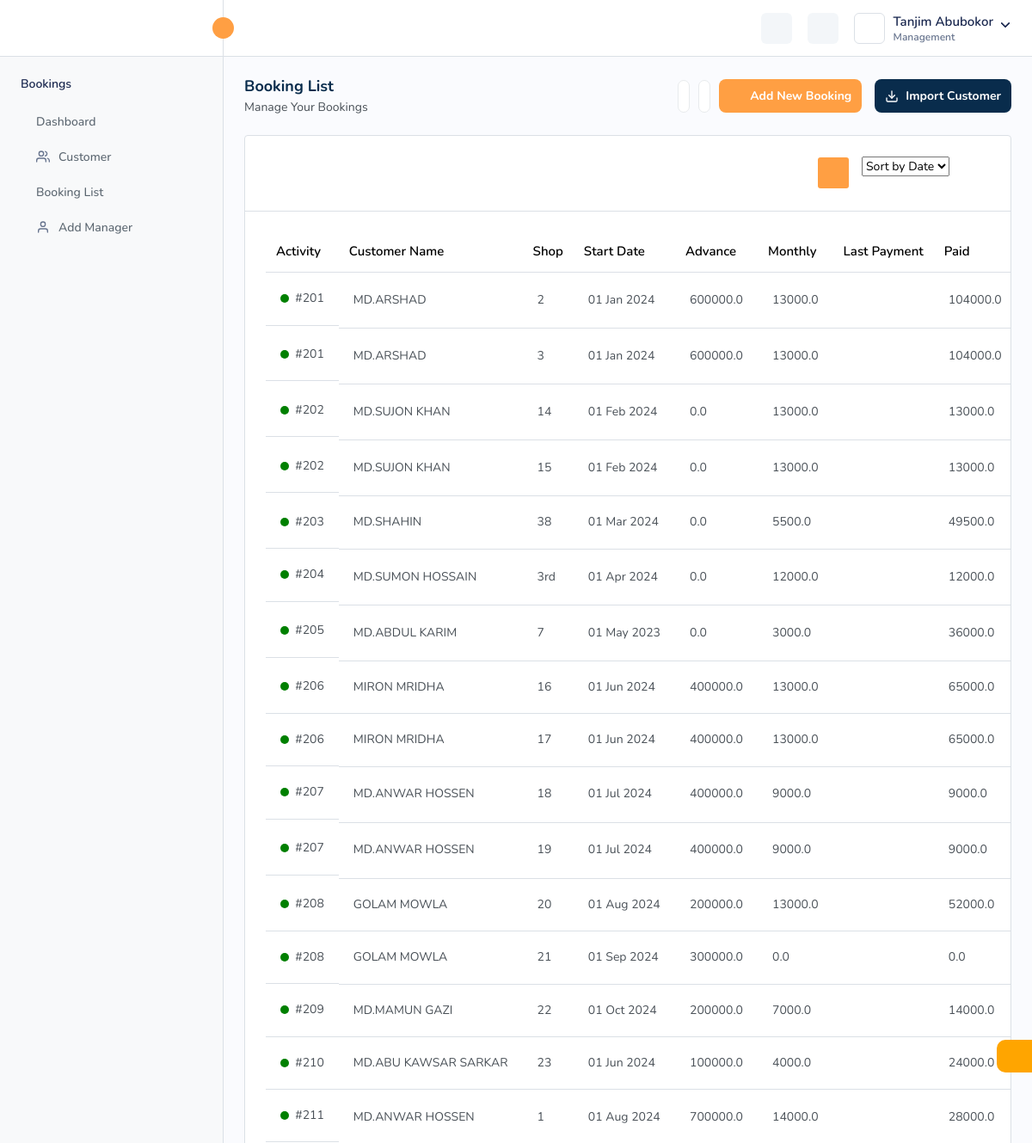
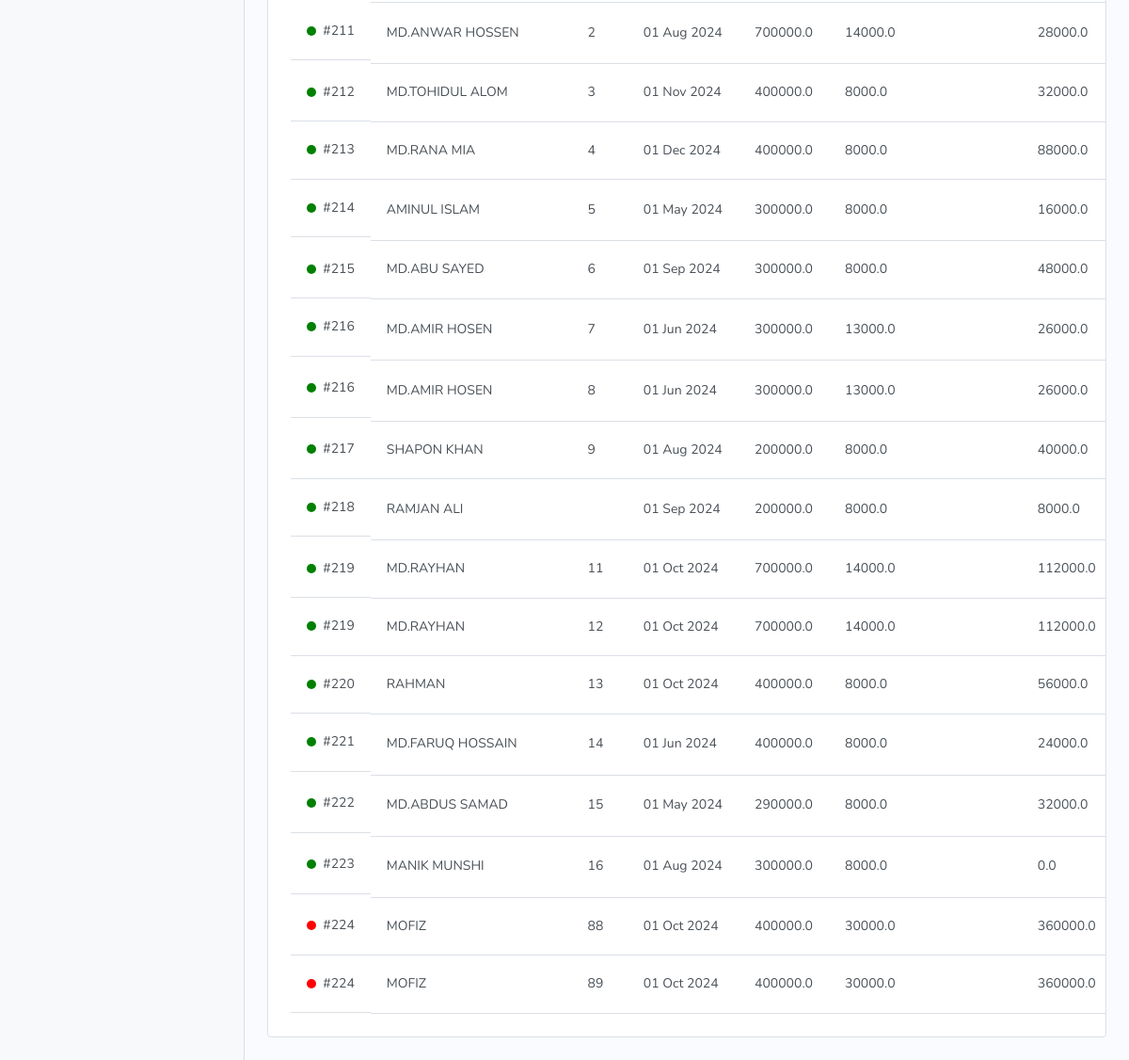
The app's page / (signed in) with its own data (2 pictures, top to bottom).
### Admin/models.py (models this page shows, shortened)
class Booking(models.Model):
    customer = models.ForeignKey(Customer, on_delete=models.CASCADE)
    shop = models.CharField(max_length=10000)
    monthly_rent = models.FloatField(default=0)
    advance_payment = models.FloatField(default=0)
    advance_payment_date = models.DateTimeField(null=True, blank=True)
    total_paid = models.FloatField(default=0)
    last_payment_date = models.DateTimeField(null=True, blank=True)
    rent_start_date = models.DateTimeField(null=True, blank=True)
    end_date = models.DateTimeField(null=True, blank=True)
    is_ended = models.BooleanField(default=False)
    date_created = models.DateTimeField(auto_now_add=True)

class Customer(models.Model):
    name = models.CharField(max_length=500)
    number = models.CharField(max_length=20)
    email = models.EmailField(max_length=100 , blank=True, null=True)
    address = models.TextField()
    nid = models.CharField(max_length=100, blank=True, null=True)
    date_created = models.DateTimeField(auto_now_add=True)
    date_updated = models.DateTimeField(auto_now=True)

### Admin/views.py (the view)
# urls.py: path('', views.SalesListView.as_view(), name="booking-list"),
class SalesListView(LoginRequiredMixin,View):
    def __init__(self, *args, **kwargs):
        self.login_url = reverse('admin:login')  # Custom login URL
        self.redirect_field_name = 'next'
        self.bookings = models.Booking.objects.all()
        self.customers = models.Customer.objects.all()
        self.context = {
            "customers": self.customers
        }
    def get(self, request, *args, **kwargs):
        id = request.GET.get('booking', None)
        if(id is not None):
            get_booking = models.Booking.objects.filter(id=id)
            if(get_booking):
                return JsonResponse(list(get_booking.values()),safe=False)
            else:
                return JsonResponse({"satus":400,"error":"Booking not found"}, status=400)
        self.context['bookings'] = self.bookings
        return render(request, 'Admin/sales-list.html', context=self.context,status=200)

### Admin/templatetags/filters.py (called while the page is built)
@register.filter(name="total_due")
def get_booking_payment_due(booking: Booking, is_status = False):
    last_pay = booking.last_payment_date
    total_paid = booking.total_paid
    rent_start = booking.rent_start_date
    monthly_rent = booking.monthly_rent
    end_date = booking.end_date
    crnt_date = end_date.date() if end_date else datetime.now().date()
    date_diff = relativedelta(crnt_date,rent_start.date())
    total_months = date_diff.years * 12 + date_diff.months
    total_paying_rent = total_months * monthly_rent
    total_due = total_paying_rent - total_paid
    if not is_status:
        if total_due > 0:
            return total_due
        else:
            return 0
    else:
        if total_due == 0:
            return "PAID"
        elif total_due < 0:
            return "ADVANCED"
        else:
            return "DUE"

@register.filter(name="advance_rent")
def get_advance_rent(booking: Booking):
    last_pay = booking.last_payment_date
    total_paid = booking.total_paid
    rent_start = booking.rent_start_date
    monthly_rent = booking.monthly_rent
    end_date = booking.end_date
    crnt_date = end_date.date() if end_date else datetime.now().date()
    date_diff = relativedelta(crnt_date,rent_start.date())
    total_months = date_diff.years * 12 + date_diff.months
    total_paying_rent = total_months * monthly_rent
    advance_rent = total_paid - total_paying_rent
    if advance_rent > 0:
        return advance_rent
    else:
        return 0

### templates/Admin/sales-list.html (shortened to what this page needs)
{% extends 'Admin/base.html' %}
{% load filters %}
{% load static %}
{% block body %}
<div class="content">
    <div class="page-header">
        <div class="add-item d-flex">
            <div class="page-title">
                <h4>Booking List</h4>
                <h6>Manage Your Bookings</h6>
            </div>
        </div>
        <ul class="table-top-head">
            <li>
                <a href="{% url 'booking-list' %}" data-bs-toggle="tooltip" data-bs-placement="top" title="Refresh"></a>
            </li>
            <li>
                <a data-bs-toggle="tooltip" data-bs-placement="top" title="Collapse" id="collapse-header"></a>
            </li>
        </ul>
        <div class="page-btn">
            <a href="#" class="btn btn-added" data-bs-toggle="modal" data-bs-target="#add-sales-new"><i data-feather="plus-circle" class="me-2"></i> Add New Booking</a>
        </div>
        <div class="page-btn import">
            <a href="#" class="btn btn-added color" data-bs-toggle="modal" data-bs-target="#view-notes">
                Import Customer
            </a>
        </div>
    </div>
    <div class="card table-list-card">
        <div class="card-body">
            <div class="table-top">
                <div class="search-set">
                    <div class="search-input">
                        <a href="sales-list.html" class="btn btn-searchset"></a>
                    </div>
                </div>
                <div class="search-path">
                    <div class="d-flex align-items-center">
                        <a class="btn btn-filter" id="filter_search">
                        </a>
                    </div>
                </div>
                <div class="form-sort">
                    <i data-feather="sliders" class="info-img"></i>
                    <select class="select">
                        <option>Sort by Date</option>
                    </select>
                </div>
            </div>
            <div class="table-responsive">
                <table class="table  datanew">
                    <thead>
                        <tr>
                            <th>Activity</th>
                            <th>Customer Name</th>
                            <th>Shop</th>
                            <th>Start Date</th>
                            <th>Advance</th>
                            <th>Monthly</th>
                            <th>Last Payment</th>
                            <th>Paid</th>
                        </tr>
                    </thead>
                    <tbody class="sales-list">
                        {% for booking in bookings %}
                        <tr id="booking{{booking.id}}">
                            <td style="display: flex;">
                                {% if booking.is_ended %}
                                    <div style="margin-top: 5px; height: 10px; width: 10px; border-radius: 50%; background-color: red;"></div>
                                {% else %}
                                    <div style="margin-top: 5px; height: 10px; width: 10px; border-radius: 50%; background-color: green;"></div>
                                {% endif %}
                                &nbsp;&nbsp;#{{booking.customer.id}}
                            </td>
                            <td>{{booking.customer.name}}</td>
                            <td>{{booking.shop}}</td>
                            <td>{{booking.rent_start_date|date:"d M Y"}}</td>
                            <td>{{booking.advance_payment}}</td>
                            <td>{{booking.monthly_rent}}</td>
                            <td>{{booking.last_payment_date|date:"d M Y"}}</td>
                            <td>{{booking.total_paid}}</td>
                        </tr>
                        {% endfor %}
                    </tbody>
                </table>
            </div>
        </div>
    </div>
</div>
{% endblock %}

### templates/Admin/base.html (shortened to what this page needs)
{% load static %}
<!DOCTYPE html>
<html lang="en">
    <head>
        <link rel="stylesheet" href="https://dreamspos.dreamstechnologies.com/html/template/assets/css/bootstrap.min.css">
        <link rel="stylesheet" href="https://dreamspos.dreamstechnologies.com/html/template/assets/css/animate.css">
		<link rel="stylesheet" href="https://dreamspos.dreamstechnologies.com/html/template/assets/plugins/select2/css/select2.min.css">
		<link rel="stylesheet" href="https://dreamspos.dreamstechnologies.com/html/template/assets/css/bootstrap-datetimepicker.min.css">
		<link rel="stylesheet" href="https://dreamspos.dreamstechnologies.com/html/template/assets/css/dataTables.bootstrap5.min.css">
		<link rel="stylesheet" href="https://dreamspos.dreamstechnologies.com/html/template/assets/plugins/fontawesome/css/fontawesome.min.css">
		<link rel="stylesheet" href="https://dreamspos.dreamstechnologies.com/html/template/assets/plugins/fontawesome/css/all.min.css">
        <link rel="stylesheet" href="{% static 'assets/css/style.css' %}">
    </head>
    <body>
        <div class="main-wrapper">
			<div class="header">
				<div class="header-left active">
					<a id="toggle_btn" href="javascript:void(0);">
						<i data-feather="chevrons-left" class="feather-16"></i>
					</a>
				</div>
				<ul class="nav user-menu">
						<li class="nav-item nav-searchinputs">
							<div class="top-nav-search">
								<form action="sales-list.html#" class="dropdown">
									<div class="searchinputs dropdown-toggle" id="dropdownMenuClickable" data-bs-toggle="dropdown" data-bs-auto-close="false">
										<div class="search-addon">
											<span><i data-feather="x-circle" class="feather-14"></i></span>
										</div>
									</div>
								</form>
							</div>
						</li>
					<li class="nav-item nav-item-box">
						<a href="javascript:void(0);" id="btnFullscreen">
						</a>
					</li>
					<li class="nav-item nav-item-box">
						<a  target="_blank"href="{% url 'admin:auth_user_change' request.user.id %}"></a>
					</li>
					<li class="nav-item dropdown has-arrow main-drop">
						<a href="javascript:void(0);" class="dropdown-toggle nav-link userset" data-bs-toggle="dropdown">
							<span class="user-info">
								<span class="user-letter">
								</span>
								<span class="user-detail">
									<span class="user-name">{{request.user.first_name}} {{request.user.last_name}}</span>
									<span class="user-role">Management</span>
								</span>
							</span>
						</a>
					</li>
				</ul>
			</div>
			<div class="sidebar" id="sidebar">
				<div class="sidebar-inner slimscroll">
					<div id="sidebar-menu" class="sidebar-menu">
						<ul>
							<li class="submenu-open">
								<h6 class="submenu-hdr">Bookings</h6>
								<ul>
									<li><a href="/"><span>Dashboard</span></a></li>
									<li><a href="{% url 'customer-list' %}">
                                        <span>Customer</span></a></li>
									<li><a href="{% url 'booking-list' %}"><span>Booking List</span></a></li>
									<li><a target="_blank" href="{% url 'admin:auth_user_add' %}"><svg xmlns="http://www.w3.org/2000/svg" width="24" height="24" viewBox="0 0 24 24" fill="none" stroke="currentColor" stroke-width="2" stroke-linecap="round" stroke-linejoin="round" class="feather feather-user"><path d="M20 21v-2a4 4 0 0 0-4-4H8a4 4 0 0 0-4 4v2"></path><circle cx="12" cy="7" r="4"></circle></svg><span>Add Manager</span></a></li>
								</ul>
							</li>
						</ul>
					</div>
				</div>
			</div>
			<div class="page-wrapper">
                {% block body %}{% endblock %}
			</div>
        </div>
		<div class="customizer-links" id="setdata">
			<ul class="sticky-sidebar">
				<li class="sidebar-icons">
					<a href="sales-list.html#" class="navigation-add" data-bs-toggle="tooltip" data-bs-placement="left"
						data-bs-original-title="Theme">
					</a>
				</li>
			</ul>
		</div>
    <script src="https://dreamspos.dreamstechnologies.com/cdn-cgi/scripts/7d0fa10a/cloudflare-static/rocket-loader.min.js" data-cf-settings="20eddcc3492b1ed460052fd7-|49" defer></script></body>
</html>

### records on screen
Booking: is_ended False (drawn), customer.id "201", customer.name "MD.ARSHAD", shop "2", rent_start_date "01 Jan 2024", advance_payment "600000.0", monthly_rent "13000.0", total_paid "104000.0"
Booking: is_ended False (drawn), customer.id "201", customer.name "MD.ARSHAD", shop "3", rent_start_date "01 Jan 2024", advance_payment "600000.0", monthly_rent "13000.0", total_paid "104000.0"
Booking: is_ended False (drawn), customer.id "202", customer.name "MD.SUJON KHAN", shop "14", rent_start_date "01 Feb 2024", advance_payment "0.0", monthly_rent "13000.0", total_paid "13000.0"
Booking: is_ended False (drawn), customer.id "202", customer.name "MD.SUJON KHAN", shop "15", rent_start_date "01 Feb 2024", advance_payment "0.0", monthly_rent "13000.0", total_paid "13000.0"
Booking: is_ended False (drawn), customer.id "203", customer.name "MD.SHAHIN", shop "38", rent_start_date "01 Mar 2024", advance_payment "0.0", monthly_rent "5500.0", total_paid "49500.0"
Booking: is_ended False (drawn), customer.id "204", customer.name "MD.SUMON HOSSAIN", shop "3rd", rent_start_date "01 Apr 2024", advance_payment "0.0", monthly_rent "12000.0", total_paid "12000.0"
Booking: is_ended False (drawn), customer.id "205", customer.name "MD.ABDUL KARIM", shop "7", rent_start_date "01 May 2023", advance_payment "0.0", monthly_rent "3000.0", total_paid "36000.0"
Booking: is_ended False (drawn), customer.id "206", customer.name "MIRON MRIDHA", shop "16", rent_start_date "01 Jun 2024", advance_payment "400000.0", monthly_rent "13000.0", total_paid "65000.0"
Booking: is_ended False (drawn), customer.id "206", customer.name "MIRON MRIDHA", shop "17", rent_start_date "01 Jun 2024", advance_payment "400000.0", monthly_rent "13000.0", total_paid "65000.0"
Booking: is_ended False (drawn), customer.id "207", customer.name "MD.ANWAR HOSSEN", shop "18", rent_start_date "01 Jul 2024", advance_payment "400000.0", monthly_rent "9000.0", total_paid "9000.0"
Booking: is_ended False (drawn), customer.id "207", customer.name "MD.ANWAR HOSSEN", shop "19", rent_start_date "01 Jul 2024", advance_payment "400000.0", monthly_rent "9000.0", total_paid "9000.0"
Booking: is_ended False (drawn), customer.id "208", customer.name "GOLAM MOWLA", shop "20", rent_start_date "01 Aug 2024", advance_payment "200000.0", monthly_rent "13000.0", total_paid "52000.0"
Booking: is_ended False (drawn), customer.id "208", customer.name "GOLAM MOWLA", shop "21", rent_start_date "01 Sep 2024", advance_payment "300000.0", monthly_rent "0.0", total_paid "0.0"
Booking: is_ended False (drawn), customer.id "209", customer.name "MD.MAMUN GAZI", shop "22", rent_start_date "01 Oct 2024", advance_payment "200000.0", monthly_rent "7000.0", total_paid "14000.0"
Booking: is_ended False (drawn), customer.id "210", customer.name "MD.ABU KAWSAR SARKAR", shop "23", rent_start_date "01 Jun 2024", advance_payment "100000.0", monthly_rent "4000.0", total_paid "24000.0"
Booking: is_ended False (drawn), customer.id "211", customer.name "MD.ANWAR HOSSEN", shop "1", rent_start_date "01 Aug 2024", advance_payment "700000.0", monthly_rent "14000.0", total_paid "28000.0"
Booking: is_ended False (drawn), customer.id "211", customer.name "MD.ANWAR HOSSEN", shop "2", rent_start_date "01 Aug 2024", advance_payment "700000.0", monthly_rent "14000.0", total_paid "28000.0"
Booking: is_ended False (drawn), customer.id "212", customer.name "MD.TOHIDUL ALOM", shop "3", rent_start_date "01 Nov 2024", advance_payment "400000.0", monthly_rent "8000.0", total_paid "32000.0"
Booking: is_ended False (drawn), customer.id "213", customer.name "MD.RANA MIA", shop "4", rent_start_date "01 Dec 2024", advance_payment "400000.0", monthly_rent "8000.0", total_paid "88000.0"
Booking: is_ended False (drawn), customer.id "214", customer.name "AMINUL ISLAM", shop "5", rent_start_date "01 May 2024", advance_payment "300000.0", monthly_rent "8000.0", total_paid "16000.0"
Booking: is_ended False (drawn), customer.id "215", customer.name "MD.ABU SAYED", shop "6", rent_start_date "01 Sep 2024", advance_payment "300000.0", monthly_rent "8000.0", total_paid "48000.0"
Booking: is_ended False (drawn), customer.id "216", customer.name "MD.AMIR HOSEN", shop "7", rent_start_date "01 Jun 2024", advance_payment "300000.0", monthly_rent "13000.0", total_paid "26000.0"
Booking: is_ended False (drawn), customer.id "216", customer.name "MD.AMIR HOSEN", shop "8", rent_start_date "01 Jun 2024", advance_payment "300000.0", monthly_rent "13000.0", total_paid "26000.0"
Booking: is_ended False (drawn), customer.id "217", customer.name "SHAPON KHAN", shop "9", rent_start_date "01 Aug 2024", advance_payment "200000.0", monthly_rent "8000.0", total_paid "40000.0"
Booking: is_ended False (drawn), customer.id "218", customer.name "RAMJAN ALI", rent_start_date "01 Sep 2024", advance_payment "200000.0", monthly_rent "8000.0", total_paid "8000.0"
Booking: is_ended False (drawn), customer.id "219", customer.name "MD.RAYHAN", shop "11", rent_start_date "01 Oct 2024", advance_payment "700000.0", monthly_rent "14000.0", total_paid "112000.0"
Booking: is_ended False (drawn), customer.id "219", customer.name "MD.RAYHAN", shop "12", rent_start_date "01 Oct 2024", advance_payment "700000.0", monthly_rent "14000.0", total_paid "112000.0"
Booking: is_ended False (drawn), customer.id "220", customer.name "RAHMAN", shop "13", rent_start_date "01 Oct 2024", advance_payment "400000.0", monthly_rent "8000.0", total_paid "56000.0"
Booking: is_ended False (drawn), customer.id "221", customer.name "MD.FARUQ HOSSAIN", shop "14", rent_start_date "01 Jun 2024", advance_payment "400000.0", monthly_rent "8000.0", total_paid "24000.0"
Booking: is_ended False (drawn), customer.id "222", customer.name "MD.ABDUS SAMAD", shop "15", rent_start_date "01 May 2024", advance_payment "290000.0", monthly_rent "8000.0", total_paid "32000.0"
Booking: is_ended False (drawn), customer.id "223", customer.name "MANIK MUNSHI", shop "16", rent_start_date "01 Aug 2024", advance_payment "300000.0", monthly_rent "8000.0", total_paid "0.0"
Booking: is_ended True (drawn), customer.id "224", customer.name "MOFIZ", shop "88", rent_start_date "01 Oct 2024", advance_payment "400000.0", monthly_rent "30000.0", total_paid "360000.0"
Booking: is_ended True (drawn), customer.id "224", customer.name "MOFIZ", shop "89", rent_start_date "01 Oct 2024", advance_payment "400000.0", monthly_rent "30000.0", total_paid "360000.0"

### other values on screen
{{ request.user.first_name }} "Tanjim"
{{ request.user.last_name }} "Abubokor"
